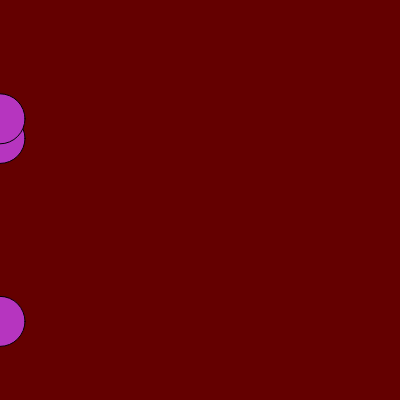
Frame 1 (no input)
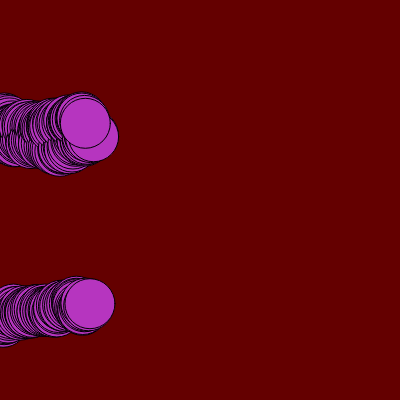
Frame 60 (no input)
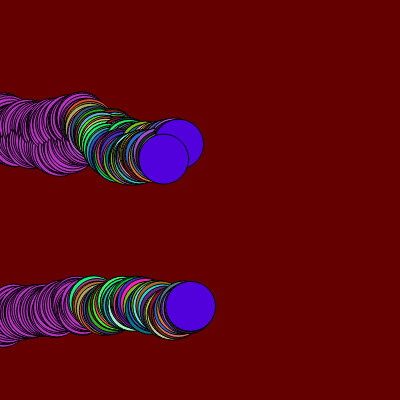
Frame 120 (the mouse pressed at the canvas centre since frame 60)

The p5.js sketch that drew these frames (run headless with seeded random() and noise() and a simulated clock; from frame 60 on, the mouse is pressed at the canvas centre):

// p5.js sketch
// ── sketch.js
let cor;
let circuloX;
let circuloY;



function setup() {
  createCanvas(400, 400);
  background(100,0,0);
  cor=color(random(0,255),random(0,255),random(0,255));
  
  circuloX=[0,0,0];
  circuloY=[random(height),random(height),random(height)]

}

function draw() {
  fill(cor);
    
  for(let contador in circuloX){
    circle(circuloX[contador], circuloY[contador], 50);
    circuloX[contador]+= random(0,3);
    circuloY[contador]+= random(-3,3);
    
    if(circuloX[contador] >=width){
      circuloX[contador]=0;
      circuloY[contador]=random(height);
    }
  }
  
  
  if(mouseIsPressed){
    cor=color(random(0,255),random(0,255),random(0,255));
  }
}
